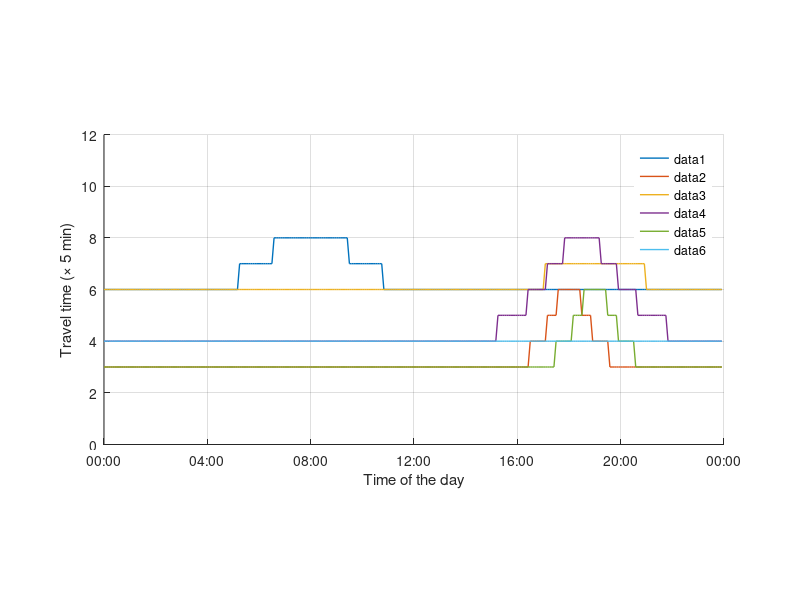

The MATLAB source for this figure: (Note: this script raises an error after producing the figure.)
function genTT
% generate travel time data

clear all

% number of nodes
% 1: home
% 2: work
% 3: shopping
I = 3;
H = 288;

% free travel time
freeTime = [
0	6	3
6	0	4
3	4	0
];
capcity = [
-1		1500	1000
1500	-1		1000
1000	1000	-1
];

% parameter for generating flow
m = [
0		1200	1000
1000	0		1000
1000	 100	0
];
b = [
0		480		1080
1140	0		1110
1140	720		0
];
c = [
-1		240		120
240		-1		240
120		180		-1
];

% traffic flow
t = 0:5:1439;
pdf = @(m_, b_, c_) m_./( ( (t-b_)./c_ ).^2 + 1 );

% BPR function
bpr = @(x, k, t0) t0 .* ( 1.0 + (x./k).^4);

whos
figure
hold on
grid on
box off

travelTime = zeros(length(t), I, I, 'int32');
for i = 1:I
	for j = 1:I
		if freeTime(i,j) == 0
			continue
		end
		ff = pdf(m(i,j), b(i,j), c(i,j));
		tt = bpr(ff, capcity(i,j), freeTime(i,j));
		travelTime(:,i,j) = int8(tt(:));
		plot(t/1440.0, travelTime(:,i,j), 'LineWidth', 1)
	end
end

set(gca, 'XTick', .0:1.0/6.0:1.0);
datetick('x', 'HH:MM', 'keepticks');
pbaspect([2 1 1])
xlabel('Time of the day')
ylabel('Travel time (\times 5 min)')
axis([.0 1.0 0.0 12])
pbaspect([2 1 1])
legend('boxoff')
export_fig('FIGURES/travel_time', '-pdf')

fprintf('save travel time\n')
save 'DATA/TT.mat' travelTime
fprintf('export the data as .dat\n')
fid = fopen('DATA/TT.dat', 'W');
exportParam(fid, 'travelTime', travelTime, 0, 1, 1);
fclose(fid);